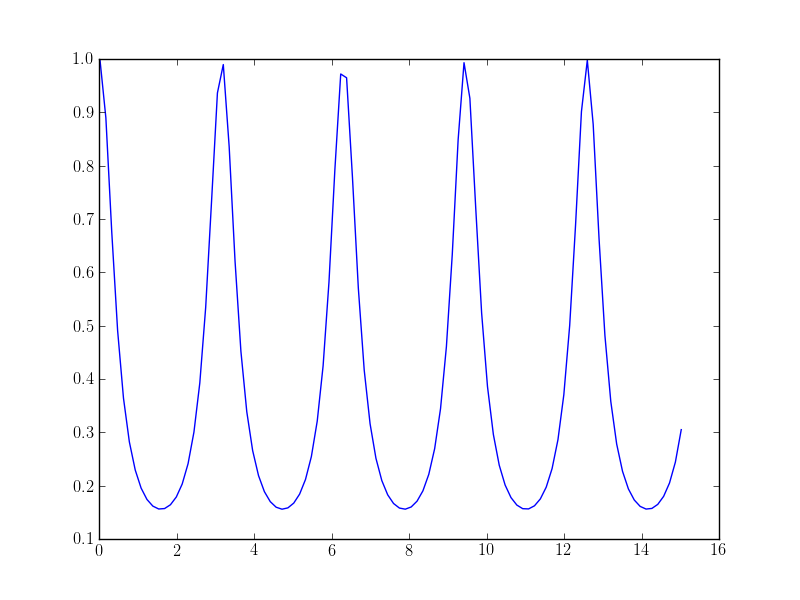

The script that saved this image:
from __future__ import division
import numpy as np
import matplotlib.pylab as p;
import matplotlib.pyplot as plt
from matplotlib import rc

F = 5.34
k  = 2*np.pi/578*10**-9
d = 0.0065561
#theta = np.linspace(0,2*np.pi,100)
delta =  np.linspace(0,15,100)
I = (1 + (F*((np.sin(delta))**2)))**-1
plt.rc('text', usetex=True)
plt.rc('font', family='serif')
fig = plt.figure()
ax = fig.add_subplot(111)
ax.plot(delta,I)
plt.savefig('fringes.png')
plt.close(fig)
#end relaxation
